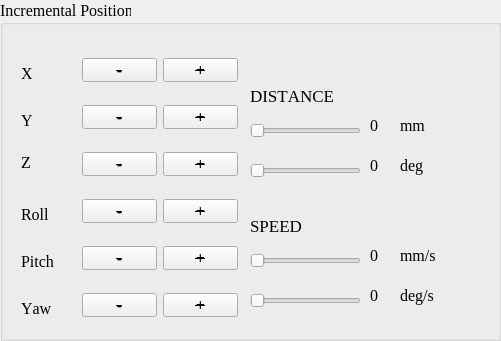
   <widget class="QGroupBox" name="groupBox_9">
    <property name="geometry">
     <rect>
      <x>10</x>
      <y>350</y>
      <width>501</width>
      <height>341</height>
     </rect>
    </property>
    <property name="font">
     <font>
      <family>Times New Roman</family>
      <pointsize>12</pointsize>
      <kerning>false</kerning>
     </font>
    </property>
    <property name="title">
     <string>Incremental Position</string>
    </property>
    <widget class="QPushButton" name="btn_sub_X">
     <property name="geometry">
      <rect>
       <x>82</x>
       <y>58</y>
       <width>75</width>
       <height>24</height>
      </rect>
     </property>
     <property name="font">
      <font>
       <family>Times New Roman</family>
       <pointsize>12</pointsize>
       <bold>true</bold>
       <strikeout>true</strikeout>
       <kerning>false</kerning>
      </font>
     </property>
     <property name="text">
      <string>-</string>
     </property>
    </widget>
    <widget class="QPushButton" name="btn_add_X">
     <property name="geometry">
      <rect>
       <x>163</x>
       <y>58</y>
       <width>75</width>
       <height>24</height>
      </rect>
     </property>
     <property name="font">
      <font>
       <family>Times New Roman</family>
       <pointsize>12</pointsize>
       <bold>true</bold>
       <strikeout>true</strikeout>
       <kerning>false</kerning>
      </font>
     </property>
     <property name="text">
      <string>+</string>
     </property>
    </widget>
    <widget class="QPushButton" name="btn_add_Y">
     <property name="geometry">
      <rect>
       <x>163</x>
       <y>105</y>
       <width>75</width>
       <height>24</height>
      </rect>
     </property>
     <property name="font">
      <font>
       <family>Times New Roman</family>
       <pointsize>12</pointsize>
       <bold>true</bold>
       <strikeout>true</strikeout>
       <kerning>false</kerning>
      </font>
     </property>
     <property name="text">
      <string>+</string>
     </property>
    </widget>
    <widget class="QPushButton" name="btn_sub_Y">
     <property name="geometry">
      <rect>
       <x>82</x>
       <y>105</y>
       <width>75</width>
       <height>24</height>
      </rect>
     </property>
     <property name="font">
      <font>
       <family>Times New Roman</family>
       <pointsize>12</pointsize>
       <bold>true</bold>
       <strikeout>true</strikeout>
       <kerning>false</kerning>
      </font>
     </property>
     <property name="text">
      <string>-</string>
     </property>
    </widget>
    <widget class="QPushButton" name="btn_add_Z">
     <property name="geometry">
      <rect>
       <x>163</x>
       <y>152</y>
       <width>75</width>
       <height>24</height>
      </rect>
     </property>
     <property name="font">
      <font>
       <family>Times New Roman</family>
       <pointsize>12</pointsize>
       <bold>true</bold>
       <strikeout>true</strikeout>
       <kerning>false</kerning>
      </font>
     </property>
     <property name="text">
      <string>+</string>
     </property>
    </widget>
    <widget class="QPushButton" name="btn_sub_Z">
     <property name="geometry">
      <rect>
       <x>82</x>
       <y>152</y>
       <width>75</width>
       <height>24</height>
      </rect>
     </property>
     <property name="font">
      <font>
       <family>Times New Roman</family>
       <pointsize>12</pointsize>
       <bold>true</bold>
       <strikeout>true</strikeout>
       <kerning>false</kerning>
      </font>
     </property>
     <property name="text">
      <string>-</string>
     </property>
    </widget>
    <widget class="QPushButton" name="btn_add_Ptch">
     <property name="geometry">
      <rect>
       <x>163</x>
       <y>246</y>
       <width>75</width>
       <height>24</height>
      </rect>
     </property>
     <property name="font">
      <font>
       <family>Times New Roman</family>
       <pointsize>12</pointsize>
       <bold>true</bold>
       <strikeout>true</strikeout>
       <kerning>false</kerning>
      </font>
     </property>
     <property name="text">
      <string>+</string>
     </property>
    </widget>
    <widget class="QPushButton" name="btn_add_Roll">
     <property name="geometry">
      <rect>
       <x>163</x>
       <y>199</y>
       <width>75</width>
       <height>24</height>
      </rect>
     </property>
     <property name="font">
      <font>
       <family>Times New Roman</family>
       <pointsize>12</pointsize>
       <bold>true</bold>
       <strikeout>true</strikeout>
       <kerning>false</kerning>
      </font>
     </property>
     <property name="text">
      <string>+</string>
     </property>
    </widget>
    <widget class="QPushButton" name="btn_add_Yaw">
     <property name="geometry">
      <rect>
       <x>163</x>
       <y>293</y>
       <width>75</width>
       <height>24</height>
      </rect>
     </property>
     <property name="font">
      <font>
       <family>Times New Roman</family>
       <pointsize>12</pointsize>
       <bold>true</bold>
       <strikeout>true</strikeout>
       <kerning>false</kerning>
      </font>
     </property>
     <property name="text">
      <string>+</string>
     </property>
    </widget>
    <widget class="QPushButton" name="btn_sub_Roll">
     <property name="geometry">
      <rect>
       <x>82</x>
       <y>199</y>
       <width>75</width>
       <height>24</height>
      </rect>
     </property>
     <property name="font">
      <font>
       <family>Times New Roman</family>
       <pointsize>12</pointsize>
       <bold>true</bold>
       <strikeout>true</strikeout>
       <kerning>false</kerning>
      </font>
     </property>
     <property name="text">
      <string>-</string>
     </property>
    </widget>
    <widget class="QPushButton" name="btn_sub_Yaw">
     <property name="geometry">
      <rect>
       <x>82</x>
       <y>293</y>
       <width>75</width>
       <height>24</height>
      </rect>
     </property>
     <property name="font">
      <font>
       <family>Times New Roman</family>
       <pointsize>12</pointsize>
       <bold>true</bold>
       <strikeout>true</strikeout>
       <kerning>false</kerning>
      </font>
     </property>
     <property name="text">
      <string>-</string>
     </property>
    </widget>
    <widget class="QPushButton" name="btn_sub_Ptch">
     <property name="geometry">
      <rect>
       <x>82</x>
       <y>246</y>
       <width>75</width>
       <height>24</height>
      </rect>
     </property>
     <property name="font">
      <font>
       <family>Times New Roman</family>
       <pointsize>12</pointsize>
       <bold>true</bold>
       <strikeout>true</strikeout>
       <kerning>false</kerning>
      </font>
     </property>
     <property name="text">
      <string>-</string>
     </property>
    </widget>
    <widget class="QLabel" name="label_55">
     <property name="geometry">
      <rect>
       <x>21</x>
       <y>58</y>
       <width>21</width>
       <height>31</height>
      </rect>
     </property>
     <property name="font">
      <font>
       <family>Times New Roman</family>
       <pointsize>12</pointsize>
       <kerning>false</kerning>
      </font>
     </property>
     <property name="text">
      <string>X</string>
     </property>
    </widget>
    <widget class="QLabel" name="label_56">
     <property name="geometry">
      <rect>
       <x>21</x>
       <y>105</y>
       <width>31</width>
       <height>31</height>
      </rect>
     </property>
     <property name="font">
      <font>
       <family>Times New Roman</family>
       <pointsize>12</pointsize>
       <kerning>false</kerning>
      </font>
     </property>
     <property name="text">
      <string>Y</string>
     </property>
    </widget>
    <widget class="QLabel" name="label_57">
     <property name="geometry">
      <rect>
       <x>21</x>
       <y>152</y>
       <width>31</width>
       <height>21</height>
      </rect>
     </property>
     <property name="font">
      <font>
       <family>Times New Roman</family>
       <pointsize>12</pointsize>
       <kerning>false</kerning>
      </font>
     </property>
     <property name="text">
      <string>Z</string>
     </property>
    </widget>
    <widget class="QLabel" name="label_58">
     <property name="geometry">
      <rect>
       <x>21</x>
       <y>199</y>
       <width>31</width>
       <height>31</height>
      </rect>
     </property>
     <property name="font">
      <font>
       <family>Times New Roman</family>
       <pointsize>12</pointsize>
       <kerning>false</kerning>
      </font>
     </property>
     <property name="text">
      <string>Roll</string>
     </property>
    </widget>
    <widget class="QLabel" name="label_59">
     <property name="geometry">
      <rect>
       <x>21</x>
       <y>246</y>
       <width>41</width>
       <height>31</height>
      </rect>
     </property>
     <property name="font">
      <font>
       <family>Times New Roman</family>
       <pointsize>12</pointsize>
       <kerning>false</kerning>
      </font>
     </property>
     <property name="text">
      <string>Pitch</string>
     </property>
    </widget>
    <widget class="QLabel" name="label_60">
     <property name="geometry">
      <rect>
       <x>21</x>
       <y>293</y>
       <width>41</width>
       <height>31</height>
      </rect>
     </property>
     <property name="font">
      <font>
       <family>Times New Roman</family>
       <pointsize>12</pointsize>
       <kerning>false</kerning>
      </font>
     </property>
     <property name="text">
      <string>Yaw</string>
     </property>
    </widget>
    <widget class="QSlider" name="horizontalSlider">
     <property name="geometry">
      <rect>
       <x>250</x>
       <y>120</y>
       <width>111</width>
       <height>22</height>
      </rect>
     </property>
     <property name="font">
      <font>
       <family>Times New Roman</family>
       <pointsize>12</pointsize>
       <kerning>false</kerning>
      </font>
     </property>
     <property name="maximum">
      <number>100</number>
     </property>
     <property name="orientation">
      <enum>Qt::Orientation::Horizontal</enum>
     </property>
    </widget>
    <widget class="QSlider" name="horizontalSlider_2">
     <property name="geometry">
      <rect>
       <x>250</x>
       <y>160</y>
       <width>111</width>
       <height>22</height>
      </rect>
     </property>
     <property name="font">
      <font>
       <family>Times New Roman</family>
       <pointsize>12</pointsize>
       <kerning>false</kerning>
      </font>
     </property>
     <property name="maximum">
      <number>180</number>
     </property>
     <property name="orientation">
      <enum>Qt::Orientation::Horizontal</enum>
     </property>
    </widget>
    <widget class="QSlider" name="horizontalSlider_3">
     <property name="geometry">
      <rect>
       <x>250</x>
       <y>290</y>
       <width>111</width>
       <height>22</height>
      </rect>
     </property>
     <property name="font">
      <font>
       <family>Times New Roman</family>
       <pointsize>12</pointsize>
       <kerning>false</kerning>
      </font>
     </property>
     <property name="maximum">
      <number>60</number>
     </property>
     <property name="pageStep">
      <number>5</number>
     </property>
     <property name="orientation">
      <enum>Qt::Orientation::Horizontal</enum>
     </property>
    </widget>
    <widget class="QSlider" name="horizontalSlider_4">
     <property name="geometry">
      <rect>
       <x>250</x>
       <y>250</y>
       <width>111</width>
       <height>22</height>
      </rect>
     </property>
     <property name="font">
      <font>
       <family>Times New Roman</family>
       <pointsize>12</pointsize>
       <kerning>false</kerning>
      </font>
     </property>
     <property name="maximum">
      <number>100</number>
     </property>
     <property name="pageStep">
      <number>5</number>
     </property>
     <property name="orientation">
      <enum>Qt::Orientation::Horizontal</enum>
     </property>
    </widget>
    <widget class="QLabel" name="label_61">
     <property name="geometry">
      <rect>
       <x>250</x>
       <y>80</y>
       <width>101</width>
       <height>31</height>
      </rect>
     </property>
     <property name="font">
      <font>
       <family>Times New Roman</family>
       <pointsize>13</pointsize>
       <kerning>false</kerning>
      </font>
     </property>
     <property name="text">
      <string>DISTANCE</string>
     </property>
    </widget>
    <widget class="QLabel" name="label_62">
     <property name="geometry">
      <rect>
       <x>250</x>
       <y>210</y>
       <width>71</width>
       <height>31</height>
      </rect>
     </property>
     <property name="font">
      <font>
       <family>Times New Roman</family>
       <pointsize>13</pointsize>
       <kerning>false</kerning>
      </font>
     </property>
     <property name="text">
      <string>SPEED</string>
     </property>
    </widget>
    <widget class="QLabel" name="delta_dis_value">
     <property name="geometry">
      <rect>
       <x>370</x>
       <y>110</y>
       <width>51</width>
       <height>31</height>
      </rect>
     </property>
     <property name="font">
      <font>
       <family>Times New Roman</family>
       <pointsize>12</pointsize>
       <kerning>false</kerning>
      </font>
     </property>
     <property name="text">
      <string>0</string>
     </property>
    </widget>
    <widget class="QLabel" name="speed_dis_value">
     <property name="geometry">
      <rect>
       <x>370</x>
       <y>240</y>
       <width>21</width>
       <height>31</height>
      </rect>
     </property>
     <property name="font">
      <font>
       <family>Times New Roman</family>
       <pointsize>12</pointsize>
       <kerning>false</kerning>
      </font>
     </property>
     <property name="text">
      <string>0</string>
     </property>
    </widget>
    <widget class="QLabel" name="delta_deg_value">
     <property name="geometry">
      <rect>
       <x>370</x>
       <y>150</y>
       <width>51</width>
       <height>31</height>
      </rect>
     </property>
     <property name="font">
      <font>
       <family>Times New Roman</family>
       <pointsize>12</pointsize>
       <kerning>false</kerning>
      </font>
     </property>
     <property name="text">
      <string>0</string>
     </property>
    </widget>
    <widget class="QLabel" name="speed_deg_value">
     <property name="geometry">
      <rect>
       <x>370</x>
       <y>280</y>
       <width>21</width>
       <height>31</height>
      </rect>
     </property>
     <property name="font">
      <font>
       <family>Times New Roman</family>
       <pointsize>12</pointsize>
       <kerning>false</kerning>
      </font>
     </property>
     <property name="text">
      <string>0</string>
     </property>
    </widget>
    <widget class="QLabel" name="label_97">
     <property name="geometry">
      <rect>
       <x>400</x>
       <y>280</y>
       <width>51</width>
       <height>31</height>
      </rect>
     </property>
     <property name="font">
      <font>
       <family>Times New Roman</family>
       <pointsize>12</pointsize>
       <kerning>false</kerning>
      </font>
     </property>
     <property name="text">
      <string>deg/s</string>
     </property>
    </widget>
    <widget class="QLabel" name="label_98">
     <property name="geometry">
      <rect>
       <x>400</x>
       <y>240</y>
       <width>41</width>
       <height>31</height>
      </rect>
     </property>
     <property name="font">
      <font>
       <family>Times New Roman</family>
       <pointsize>12</pointsize>
       <kerning>false</kerning>
      </font>
     </property>
     <property name="text">
      <string>mm/s</string>
     </property>
    </widget>
    <widget class="QLabel" name="label_99">
     <property name="geometry">
      <rect>
       <x>400</x>
       <y>110</y>
       <width>51</width>
       <height>31</height>
      </rect>
     </property>
     <property name="font">
      <font>
       <family>Times New Roman</family>
       <pointsize>12</pointsize>
       <kerning>false</kerning>
      </font>
     </property>
     <property name="text">
      <string>mm</string>
     </property>
    </widget>
    <widget class="QLabel" name="label_100">
     <property name="geometry">
      <rect>
       <x>400</x>
       <y>150</y>
       <width>51</width>
       <height>31</height>
      </rect>
     </property>
     <property name="font">
      <font>
       <family>Times New Roman</family>
       <pointsize>12</pointsize>
       <kerning>false</kerning>
      </font>
     </property>
     <property name="text">
      <string>deg</string>
     </property>
    </widget>
   </widget>
